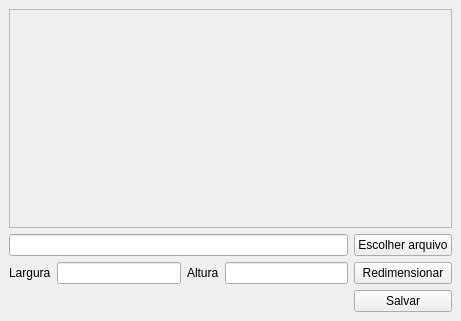
<?xml version="1.0" encoding="UTF-8"?>
<ui version="4.0">
 <class>MainWindow</class>
 <widget class="QMainWindow" name="MainWindow">
  <property name="geometry">
   <rect>
    <x>0</x>
    <y>0</y>
    <width>461</width>
    <height>321</height>
   </rect>
  </property>
  <property name="windowTitle">
   <string>Redimensionar Imagem</string>
  </property>
  <widget class="QWidget" name="centralwidget">
   <layout class="QGridLayout" name="gridLayout">
    <item row="3" column="0">
     <widget class="QLabel" name="label">
      <property name="text">
       <string>Largura</string>
      </property>
     </widget>
    </item>
    <item row="3" column="2">
     <widget class="QLabel" name="label_2">
      <property name="text">
       <string>Altura</string>
      </property>
     </widget>
    </item>
    <item row="3" column="3">
     <widget class="QLineEdit" name="inputAltura"/>
    </item>
    <item row="3" column="4">
     <widget class="QPushButton" name="btnRedimensionar">
      <property name="text">
       <string>Redimensionar</string>
      </property>
     </widget>
    </item>
    <item row="3" column="1">
     <widget class="QLineEdit" name="inputLargura"/>
    </item>
    <item row="4" column="4">
     <widget class="QPushButton" name="btnSalvar">
      <property name="text">
       <string>Salvar</string>
      </property>
     </widget>
    </item>
    <item row="0" column="0" colspan="5">
     <widget class="QScrollArea" name="scrollArea">
      <property name="widgetResizable">
       <bool>true</bool>
      </property>
      <widget class="QWidget" name="scrollAreaWidgetContents">
       <property name="geometry">
        <rect>
         <x>0</x>
         <y>0</y>
         <width>441</width>
         <height>214</height>
        </rect>
       </property>
       <layout class="QGridLayout" name="gridLayout_2">
        <item row="0" column="0">
         <widget class="QLabel" name="labelImg">
          <property name="text">
           <string/>
          </property>
         </widget>
        </item>
       </layout>
      </widget>
     </widget>
    </item>
    <item row="1" column="4">
     <widget class="QPushButton" name="btnEscolherArquivo">
      <property name="text">
       <string>Escolher arquivo</string>
      </property>
     </widget>
    </item>
    <item row="1" column="0" colspan="4">
     <widget class="QLineEdit" name="inputAbrirArquivo"/>
    </item>
   </layout>
  </widget>
 </widget>
 <resources/>
 <connections/>
</ui>
